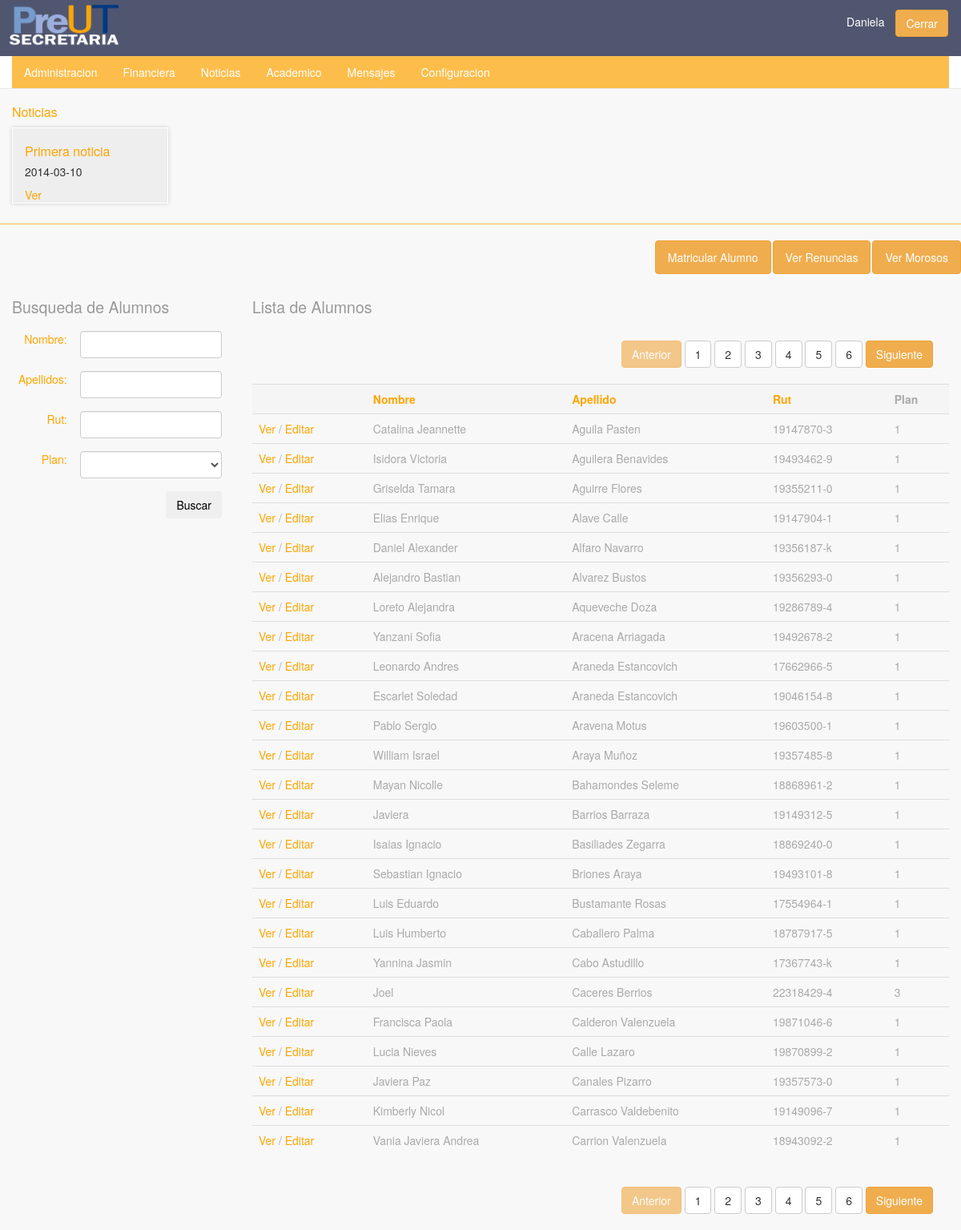
Page /secretaria/alumno.php?orden=apellidos&page=0 (signed in) on the committed database.
### tables this page shows
CREATE TABLE IF NOT EXISTS `noticias` (
  `id` int(11) NOT NULL AUTO_INCREMENT,
  `Titulo` varchar(256) NOT NULL,
  `Contenido` text NOT NULL,
  `Fecha_creacion` date NOT NULL,
  `usuarios_id` varchar(14) NOT NULL,
  PRIMARY KEY (`id`,`usuarios_id`),
  KEY `fk_noticias_usuarios1_idx` (`usuarios_id`)
);

CREATE TABLE IF NOT EXISTS `datos_usuarios` (
  `id` int(11) NOT NULL AUTO_INCREMENT,
  `usuario_id` varchar(14) NOT NULL,
  `apoderado_id` varchar(14) DEFAULT NULL,
  `cs` binary(1) DEFAULT NULL,
  `electivo` varchar(12) DEFAULT NULL,
  `Ciencias` binary(1) DEFAULT NULL,
  `jornada` varchar(45) NOT NULL,
  `fecha_termino` date DEFAULT NULL,
  `plan_id` int(11) NOT NULL,
  PRIMARY KEY (`id`),
  KEY `fk_datos_usuarios_usuarios1_idx` (`usuario_id`),
  KEY `fk_datos_usuarios_planes1_idx` (`plan_id`),
  KEY `fk_datos_usuarios_usuarios2_idx` (`apoderado_id`)
);

CREATE TABLE IF NOT EXISTS `usuarios` (
  `rut` varchar(14) NOT NULL,
  `password` varchar(45) NOT NULL,
  `rol_id` int(11) NOT NULL,
  `habilitado` tinyint(1) DEFAULT NULL,
  `nombre` varchar(45) NOT NULL,
  `apellidos` varchar(45) NOT NULL,
  `telefono` varchar(45) DEFAULT NULL,
  `celular` varchar(45) DEFAULT NULL,
  `mail` varchar(128) NOT NULL,
  `fecha` date NOT NULL,
  `direccion` varchar(45) NOT NULL,
  `created_at` date NOT NULL,
  PRIMARY KEY (`rut`),
  KEY `fk_usuarios_rol_idx` (`rol_id`)
);

### controller/noticias_controller.php (called while the page is built, shortened)
<?php
	require_once($_SERVER['DOCUMENT_ROOT']."/administracion/models/noticias_model.php");
	function listar_noticias(){
		$noticias = new Noticia();
		return $noticias->listar();
	}
 ?>

### models/db_model.php (called while the page is built, shortened)
<?php
abstract class db_model {
	private static $host = "localhost";
	private static $user ="root";
	private static $pass ="";
	protected $db = "preutcl_preut";
	function connect (){
		$this->conn = new mysqli(self::$host, self::$user, self::$pass, $this->db);
	}
}

### models/noticias_model.php (called while the page is built, shortened)
<?php
	require_once($_SERVER['DOCUMENT_ROOT']."/administracion/models/db_model.php");
	class Noticia extends db_model {
		function listar(){
			$query = "SELECT * FROM noticias ORDER BY Fecha_creacion";
			$this->result = $this->conn->query($query);
			return $this->result;
		}
	}
 ?>

### controller/planes_controller.php (called while the page is built, shortened)
<?php
	require_once($_SERVER['DOCUMENT_ROOT']."/administracion/models/planes_model.php");
function listar_planes (){
	$plan = new plan();
	$planes = $plan->listar();
	return $planes;
}
 ?>

### models/planes_model.php (called while the page is built, shortened)
<?php
	require_once ($_SERVER['DOCUMENT_ROOT']."/administracion/models/db_model.php");
class plan extends db_model {
	function listar(){
		$query = "SELECT * FROM planes WHERE habilitado = '1'";
		$this->result = $this->conn->query($query);
		return $this->	result;
	}
}
 ?>

### controller/usuarios_controller.php (called while the page is built, shortened)
<?php require_once($_SERVER['DOCUMENT_ROOT'].'/administracion/models/usuario_model.php');
	function listar_usuarios($rol, $array, $orden){
		$usuarios = new Usuario();
		$result = $usuarios->listar($rol, $array, $orden);
		return $result;
	}
?>

### models/usuario_model.php (called while the page is built, shortened)
<?php require_once($_SERVER['DOCUMENT_ROOT'].'/administracion/models/db_model.php');
	class Usuario extends db_model{
		function listar($rol, $array, $order){
			if($rol == 'All')
				$query = "SELECT *
						  FROM usuarios
						  WHERE rol_id != 4
						  AND rol_id != 3
						  AND habilitado = 1 ";
			else
				$query = "SELECT a1.*, a2.* FROM usuarios a1, datos_usuarios a2
						  WHERE rol_id = ".$rol."
						  AND habilitado = 1
						  AND a1.rut = a2.usuario_id ";
			if($order == 'apellidos')
				{$query .= 'ORDER BY apellidos';}
			else if($order == 'rut')
				{$query .= 'ORDER BY rut';}
			else
				{$query .= 'ORDER BY nombre';}
			$this->result = $this->conn->query($query);
			$result = array();
			while($usuario = $this->result->fetch_assoc()){
				array_push($result, $usuario);
			}
			$result = json_encode($result);
			return $result;
		}
	}
 ?>

### secretaria/alumno.php (the view, shortened to what this page needs)
<?php
	require_once($_SERVER['DOCUMENT_ROOT']."/administracion/secretaria/header.php");
    require_once($_SERVER['DOCUMENT_ROOT']."/administracion/controller/usuarios_controller.php");
    require_once($_SERVER['DOCUMENT_ROOT']."/administracion/controller/planes_controller.php"); ?>
	<?php
		$orden = false;
		$page = 0;
		if(isset($_GET['orden']))
			$orden = $_GET['orden'];
		if(isset($_GET['page']))
			$page = $_GET['page'];
		else
			$page = 0;
	?>
	<div class="row">
		<nav class="subnav pull-right">
			<ul class="nav nav-pills">
				<li><a href="new_alumno.php" class="btn btn-warning">Matricular Alumno</a></li>
				<li><a href="renuncias.php" class="btn btn-warning">Ver Renuncias</a></li>
				<li><a href="morosos.php" class="btn btn-warning">Ver Morosos</a></li>
			</ul>
		</nav>
	</div>
	<div class="row">
			<div class="col-xs-3">
			<h2><small>Busqueda de Alumnos</small></h2>
				<form action="alumno.php" method="GET">
					<table class="table" id="buscador">
						<tr>
							<td>Nombre:</td>
							<td><input type="text" class="form-control" name="nombre"></td>
						</tr>
						<tr>
							<td>Apellidos:</td>
							<td><input type="text" class="form-control" name="apellidos"></td>
						</tr>
						<tr>
							<td>Rut:</td>
							<td><input type="text" class="form-control" name="rut"></td>
						</tr>
						<tr>
							<td>Plan: </td>
							<td>
								<select class="form-control" name="plan">
								    <option></option>
									<?php $planes = listar_planes();
									while($plan = $planes->fetch_assoc()){ ?>
									<option value="<?php echo $plan['id'] ?>"><?php echo $plan['nombre']; ?></option>
									<?php } ?>
								</select>
							</td>
						</tr>
						<tr>
							<td></td>
							<td><input type="submit" class="btn" value="Buscar" name="buscar"></td>
						</tr>
					</table>
				</form>
			</div>
			<?php
				$result = listar_usuarios(3, $_GET, $orden);
				$result = json_decode($result);
				$registros = count($result);
				$paginas = $registros/25;
			?>
			<div class="col-xs-9 pull-right">
				<h2><small>Lista de Alumnos</small></h2>
				<div class="segmentacion pull-right" style="margin: 20px;">
					<?php if($page == 0 ) {?>
						<a href="#" disabled class="btn btn-warning">Anterior</a>
					<?php } else {?>
						<a href="?page=<?php echo $page -1; ?>&orden=<?php echo $orden; ?>" class="btn btn-warning">Anterior</a>
					<?php }
						for ($i=0; $i < $paginas ; $i++) { ?>
							<a href="?page=<?php echo $i; ?>&orden=<?php echo $orden; ?>" class="btn btn-default"><?php echo $i+1; ?></a>
					<?php } ?>
					<a href="?page=<?php echo $page + 1; ?>&orden=<?php echo $orden; ?>" class="btn btn-warning">Siguiente</a>
				</div>
				<table class="table table-hover" id="tabla-alumnos">
					<tr class="active">
						<th></th>
						<th><a href="?orden=nombres&page=<?php echo $page; ?>">Nombre</a></th>
						<th><a href="?orden=apellidos&page=<?php echo $page; ?>">Apellido</a></th>
						<th><a href="?orden=rut&page=<?php echo $page; ?>">Rut</rut></th>
						<th>Plan</th>
					</tr>
					<?php
						for ($i=$page * 25; $i < ($page + 1) * 25 && $i < $registros; $i++) { ?>
						<tr>
							<td><a href="pago_alumno.php?rut=<?php echo $result[$i]->rut; ?>"/>Ver</a>
							/ <a href="editar_alumno.php?rut=<?php echo $result[$i]->rut; ?>"/>Editar</a></td>
							<td><?php echo $result[$i]->nombre;  ?></td>
							<td><?php echo $result[$i]->apellidos;  ?></td>
							<td><?php echo $result[$i]->rut;  ?></td>
							<td><?php echo $result[$i]->plan_id;  ?></td>
						</tr>
					<?php
						}
					?>
				</table>
				<div class="segmentacion pull-right" style="margin: 20px;">
					<?php if($page == 0 ) {?>
						<a href="#" disabled class="btn btn-warning">Anterior</a>
					<?php } else {?>
						<a href="?page=<?php echo $page -1; ?>&orden=<?php echo $orden; ?>" class="btn btn-warning">Anterior</a>
					<?php }
						for ($i=0; $i < $paginas ; $i++) { ?>
							<a href="?page=<?php echo $i; ?>&orden=<?php echo $orden; ?>" class="btn btn-default"><?php echo $i+1; ?></a>
					<?php } ?>
					<a href="?page=<?php echo $page + 1; ?>&orden=<?php echo $orden; ?>" class="btn btn-warning">Siguiente</a>
				</div>
			</div>
		</div>
</body>
</html>

### secretaria/header.php (shortened to what this page needs)
<!doctype html>
<html lang="es">
<head>
	<link rel="stylesheet" href="../css/estilos.css" />
	<link rel="stylesheet" href="../css/jquery-ui.min.css">
</head>
<body>
	<div class="row">
		<div class="navbar navbar-default navbar-static-top header">
			<div class="navbar-header">
				<img src="../image/logo-secretaria.png" class="logo">
			</div>
			<p class="nvar-text pull-right sesion"><?php echo $_SESSION['user']; ?> <a href="../index.php" class="btn btn-warning btn-small">Cerrar</a></p>
			<nav class="collapse navbar-collapse">
				<ul class="nav nav-pills">
					<li><a href="index.php">Administracion</a></li>
					<li><a href="alumno.php">Financiera</a></li>
 					<li><a href="noticias.php">Noticias</a></li>
					<li><a href="academico.php">Academico</a></li>
					<li><a href="#">Mensajes</a></li>
					<li><a href="configuracion.php">Configuracion</a></li>
				</ul>
			</nav>
		</div>
		<div class="col-xs-12 listado">
				<h3>Noticias</h3>
				<div class="row">
				<?php require_once($_SERVER['DOCUMENT_ROOT']."/administracion/controller/noticias_controller.php");
					$noticias = listar_noticias();
					while($noticia = $noticias->fetch_assoc()){ ?>
						<div class="col-md-2 list-noticias">
							<h3><?php echo $noticia['Titulo']; ?></h3>
							<h4><?php echo $noticia['Fecha_creacion']; ?></h4>
							<a href="#" class="mostrar-noticia" data-value="noticia_<?php echo $noticia['id']; ?>"> Ver </a>
						</div>
					<?php } ?>
				</div>
		</div>
	</div>

### css/estilos.css (style rules this page uses)
.table { color:#aaa }
.listado { margin:10px 0 20px 0;border-bottom:1px solid #fdbd4b;padding-bottom:25px; }
.listado .list-noticias { background:#eee;margin-right:5px;box-shadow:0 0 5px #ccc;border:1px solid #fff }
.listado h3 { font-size:16px }
.listado h4 { font-size:14px }
.header { background:#50566f !important;color:#fff }
body { background:#f8f8f8 }
a { color:#ffa500 }
nav ul { background:#fdbd4b;margin:0;padding:0; }
nav ul a { color:#fff }
h3 { color:#ffa500 }
#buscador td { text-align:right;color:#ffa500;border:none !important }
.collapse { background:#fff;margin-top:5em }
.row { padding:0;margin:0;display:none }
.sesion { margin:12px 6px 0 0; }
.sesion a { margin:0 10px }
.subnav ul { background:none !important }
.subnav li a { color:#fff; }
.logo { width:160px;margin-top:-20px;padding:10px }

### rows in the picture
noticias: Titulo "Primera noticia", Fecha_creacion "2014-03-10"
datos_usuarios: usuario.nombre "Catalina Jeannette", usuario.apellidos "Aguila Pasten", usuario.rut "19147870-3", plan "1"
datos_usuarios: usuario.nombre "Isidora Victoria", usuario.apellidos "Aguilera Benavides", usuario.rut "19493462-9", plan "1"
datos_usuarios: usuario.nombre "Griselda Tamara", usuario.apellidos "Aguirre Flores", usuario.rut "19355211-0", plan "1"
datos_usuarios: usuario.nombre "Elias Enrique", usuario.apellidos "Alave Calle", usuario.rut "19147904-1", plan "1"
datos_usuarios: usuario.nombre "Daniel Alexander", usuario.apellidos "Alfaro Navarro", usuario.rut "19356187-k", plan "1"
datos_usuarios: usuario.nombre "Alejandro Bastian", usuario.apellidos "Alvarez Bustos", usuario.rut "19356293-0", plan "1"
datos_usuarios: usuario.nombre "Loreto Alejandra", usuario.apellidos "Aqueveche Doza", usuario.rut "19286789-4", plan "1"
datos_usuarios: usuario.nombre "Yanzani Sofia", usuario.apellidos "Aracena Arriagada", usuario.rut "19492678-2", plan "1"
datos_usuarios: usuario.nombre "Leonardo Andres", usuario.apellidos "Araneda Estancovich", usuario.rut "17662966-5", plan "1"
datos_usuarios: usuario.nombre "Escarlet Soledad", usuario.apellidos "Araneda Estancovich", usuario.rut "19046154-8", plan "1"
datos_usuarios: usuario.nombre "Pablo Sergio", usuario.apellidos "Aravena Motus", usuario.rut "19603500-1", plan "1"
datos_usuarios: usuario.nombre "William Israel", usuario.apellidos "Araya Muñoz", usuario.rut "19357485-8", plan "1"
datos_usuarios: usuario.nombre "Mayan Nicolle", usuario.apellidos "Bahamondes Seleme", usuario.rut "18868961-2", plan "1"
datos_usuarios: usuario.nombre "Javiera", usuario.apellidos "Barrios Barraza", usuario.rut "19149312-5", plan "1"
datos_usuarios: usuario.nombre "Isaias Ignacio", usuario.apellidos "Basiliades Zegarra", usuario.rut "18869240-0", plan "1"
datos_usuarios: usuario.nombre "Sebastian Ignacio", usuario.apellidos "Briones Araya", usuario.rut "19493101-8", plan "1"
datos_usuarios: usuario.nombre "Luis Eduardo", usuario.apellidos "Bustamante Rosas", usuario.rut "17554964-1", plan "1"
datos_usuarios: usuario.nombre "Luis Humberto", usuario.apellidos "Caballero Palma", usuario.rut "18787917-5", plan "1"
datos_usuarios: usuario.nombre "Yannina Jasmin", usuario.apellidos "Cabo Astudillo", usuario.rut "17367743-k", plan "1"
datos_usuarios: usuario.nombre "Joel", usuario.apellidos "Caceres Berrios", usuario.rut "22318429-4", plan "3"
datos_usuarios: usuario.nombre "Francisca Paola", usuario.apellidos "Calderon Valenzuela", usuario.rut "19871046-6", plan "1"
datos_usuarios: usuario.nombre "Lucia Nieves", usuario.apellidos "Calle Lazaro", usuario.rut "19870899-2", plan "1"
datos_usuarios: usuario.nombre "Javiera Paz", usuario.apellidos "Canales Pizarro", usuario.rut "19357573-0", plan "1"
datos_usuarios: usuario.nombre "Kimberly Nicol", usuario.apellidos "Carrasco Valdebenito", usuario.rut "19149096-7", plan "1"
datos_usuarios: usuario.nombre "Vania Javiera Andrea", usuario.apellidos "Carrion Valenzuela", usuario.rut "18943092-2", plan "1"

### other values in the picture
$_SESSION['user'] "Daniela"
